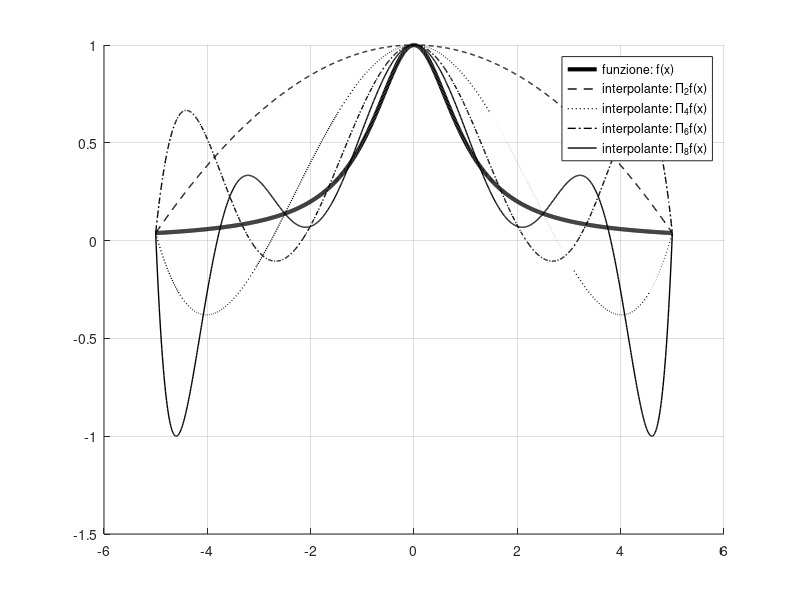

Here is the MATLAB script that generated this plot:
% Runge

% https://it.mathworks.com/help/matlab/creating_plots/defining-the-color-of-lines-for-plotting.html

clc
close all
clear all

runge = @(t) 1./(1+t.^2);
a = -5;
b = 5;
%n = 10; % grado

set(0,'DefaultAxesColorOrder',[0 0 0],'DefaultAxesLineStyleOrder','-|--|:|-.')

figure;
grid on
hold on

xdis = linspace(a,b,1000); % x 'continuo'
plot(xdis, runge(xdis),'DisplayName','funzione: f(x)','LineWidth',3); % plot 'continuo'


for n = [2:2:8] % faccio diversi plot per vedere quanto peggiora

    % nodi equispaziati
    h = (b-a)/(n+1);
    xnod = linspace(a,b,n+1);
    ynod = runge(xnod);
    P = polyfit(xnod,ynod,n);
    
    ypol = polyval(P,xdis);
    
    legenda = ['interpolante: \Pi_',num2str(n)','f(x)'];
    plot(xdis, ypol,'DisplayName',legenda,'LineWidth',1);
    
    % metto in evidenza l'interpolante nei nodi di interpolazione
    %plot(xnod, ynod, '*b');
    
    % calcolo l'errore
    E = norm((runge(xdis)-ypol),inf);
    fprintf('Errore in norma del massimo con n = %f: %f\n', n,E)
end


legend
set(legend,'Location','Best')

